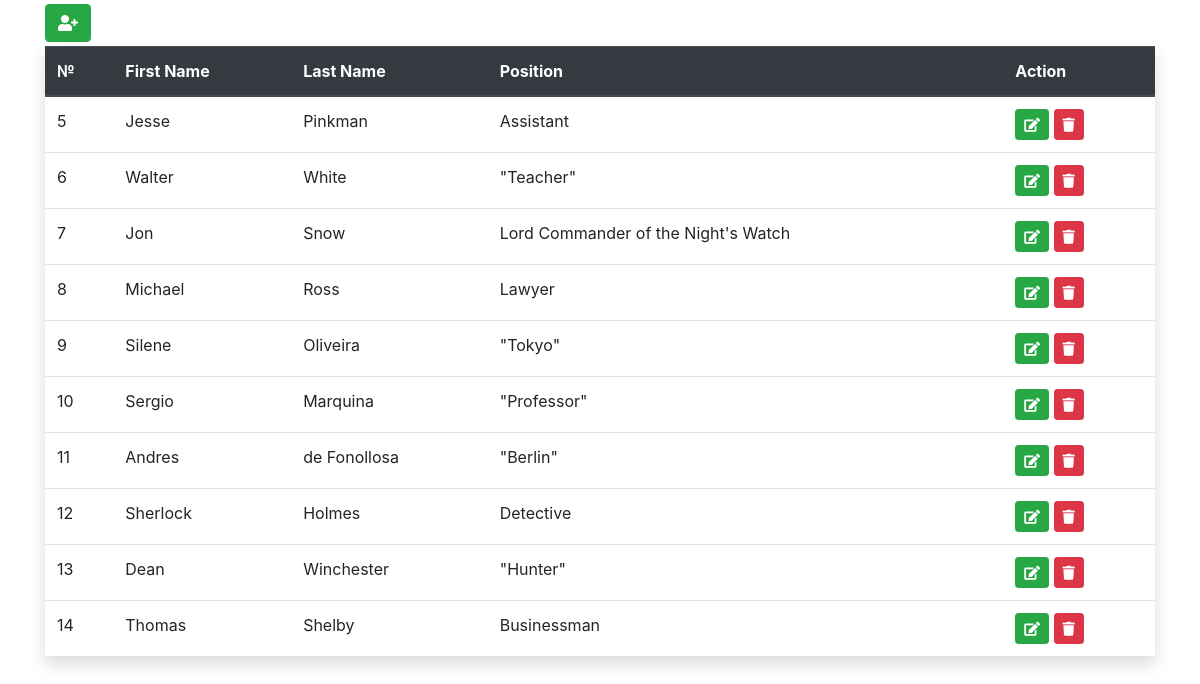
The page / on the database its author committed.
### tables this page shows
CREATE TABLE `users` (
  `id` int(11) NOT NULL,
  `name` varchar(255) NOT NULL,
  `last_name` varchar(255) NOT NULL,
  `pos` varchar(255) NOT NULL
);

### func.php (called while the page is built, shortened)
<?php
include 'config.php';
$sql = $pdo->prepare("SELECT * FROM `users`");
$sql->execute();
$result = $sql->fetchAll();

### index.php (the view, shortened to what this page needs)
<?php
include 'func.php';
?>
<!DOCTYPE html>
<html lang="en">
<head>
	<link rel="stylesheet" href="https://stackpath.bootstrapcdn.com/bootstrap/4.3.1/css/bootstrap.min.css">
	<link rel="stylesheet" type="text/css" href="https://cdnjs.cloudflare.com/ajax/libs/font-awesome/5.9.0/css/all.css">
</head>
<body>
	<div class="container">
		<div class="row">
			<div class="col mt-1">
				<button class="btn btn-success mb-1" data-toggle="modal" data-target="#Modal"><i class="fa fa-user-plus"></i></button>
				<table class="table shadow ">
					<thead class="thead-dark">
						<tr>
							<th>№</th>
							<th>First Name</th>
							<th>Last Name</th>
							<th>Position</th>
							<th>Action</th>
						</tr>
						<?php foreach ($result as $value) { ?>
						<tr>
							<td><?=$value['id'] ?></td>
							<td><?=$value['name'] ?></td>
							<td><?=$value['last_name'] ?></td>
							<td><?=$value['pos'] ?></td>
							<td>
								<a href="?edit=<?=$value['id'] ?>" class="btn btn-success btn-sm" data-toggle="modal" data-target="#editModal<?=$value['id'] ?>"><i class="fa fa-edit"></i></a>
								<a href="?delete=<?=$value['id'] ?>" class="btn btn-danger btn-sm" data-toggle="modal" data-target="#deleteModal<?=$value['id'] ?>"><i class="fa fa-trash"></i></a>
							</td>
						</tr> <?php } ?>
					</thead>
				</table>
			</div>
		</div>
	</div>

### rows shown on the page
users: id "5", name "Jesse", last_name "Pinkman", pos "Assistant"
users: id "6", name "Walter", last_name "White", pos "\"Teacher\""
users: id "7", name "Jon", last_name "Snow", pos "Lord Commander of the Night's Watch"
users: id "8", name "Michael", last_name "Ross", pos "Lawyer"
users: id "9", name "Silene", last_name "Oliveira", pos "\"Tokyo\""
users: id "10", name "Sergio", last_name "Marquina", pos "\"Professor\""
users: id "11", name "Andres", last_name "de Fonollosa", pos "\"Berlin\""
users: id "12", name "Sherlock", last_name "Holmes", pos "Detective"
users: id "13", name "Dean", last_name "Winchester", pos "\"Hunter\""
users: id "14", name "Thomas", last_name "Shelby", pos "Businessman"
